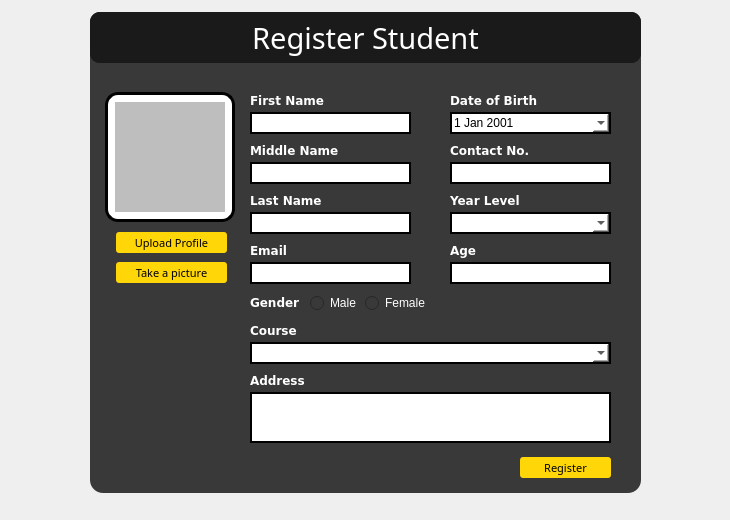
      <widget class="QWidget" name="Register">
       <widget class="QLabel" name="label_5">
        <property name="geometry">
         <rect>
          <x>0</x>
          <y>0</y>
          <width>721</width>
          <height>511</height>
         </rect>
        </property>
        <property name="styleSheet">
         <string notr="true"/>
        </property>
        <property name="text">
         <string/>
        </property>
        <property name="pixmap">
         <pixmap>images/school2.png</pixmap>
        </property>
        <property name="scaledContents">
         <bool>true</bool>
        </property>
       </widget>
       <widget class="QFrame" name="frame_5">
        <property name="geometry">
         <rect>
          <x>90</x>
          <y>12</y>
          <width>551</width>
          <height>481</height>
         </rect>
        </property>
        <property name="styleSheet">
         <string notr="true">background-color:rgb(57, 57, 57);border-radius:13px</string>
        </property>
        <property name="frameShape">
         <enum>QFrame::StyledPanel</enum>
        </property>
        <property name="frameShadow">
         <enum>QFrame::Raised</enum>
        </property>
        <widget class="QPushButton" name="btnRegisterStudent">
         <property name="geometry">
          <rect>
           <x>430</x>
           <y>445</y>
           <width>91</width>
           <height>21</height>
          </rect>
         </property>
         <property name="font">
          <font>
           <family>Arial Black</family>
           <pointsize>8</pointsize>
          </font>
         </property>
         <property name="styleSheet">
          <string notr="true">QPushButton
{
background-color:rgb(255, 214, 8);
color:black; border-radius:3px
}

QPushButton::pressed
{
background-color : black;
color:rgb(255, 214, 8)
}</string>
         </property>
         <property name="text">
          <string>Register</string>
         </property>
        </widget>
        <widget class="QFrame" name="frame_6">
         <property name="geometry">
          <rect>
           <x>0</x>
           <y>0</y>
           <width>551</width>
           <height>51</height>
          </rect>
         </property>
         <property name="styleSheet">
          <string notr="true">background-color:rgb(26, 26, 26);border-radius:10px</string>
         </property>
         <property name="frameShape">
          <enum>QFrame::StyledPanel</enum>
         </property>
         <property name="frameShadow">
          <enum>QFrame::Raised</enum>
         </property>
         <widget class="QPushButton" name="pushButton_7">
          <property name="geometry">
           <rect>
            <x>810</x>
            <y>20</y>
            <width>31</width>
            <height>28</height>
           </rect>
          </property>
          <property name="font">
           <font>
            <family>Lucida Console</family>
            <pointsize>9</pointsize>
            <weight>75</weight>
            <bold>true</bold>
           </font>
          </property>
          <property name="styleSheet">
           <string notr="true">color:white</string>
          </property>
          <property name="text">
           <string>x</string>
          </property>
          <property name="flat">
           <bool>true</bool>
          </property>
         </widget>
         <widget class="QLabel" name="label_6">
          <property name="geometry">
           <rect>
            <x>0</x>
            <y>0</y>
            <width>551</width>
            <height>51</height>
           </rect>
          </property>
          <property name="font">
           <font>
            <family>Impact</family>
            <pointsize>22</pointsize>
           </font>
          </property>
          <property name="styleSheet">
           <string notr="true">color:white
</string>
          </property>
          <property name="text">
           <string>Register Student</string>
          </property>
          <property name="alignment">
           <set>Qt::AlignCenter</set>
          </property>
         </widget>
        </widget>
        <widget class="QLabel" name="label_11">
         <property name="geometry">
          <rect>
           <x>160</x>
           <y>80</y>
           <width>131</width>
           <height>16</height>
          </rect>
         </property>
         <property name="font">
          <font>
           <family>Verdana</family>
           <weight>75</weight>
           <bold>true</bold>
          </font>
         </property>
         <property name="styleSheet">
          <string notr="true">color:white</string>
         </property>
         <property name="text">
          <string>First Name</string>
         </property>
        </widget>
        <widget class="QLineEdit" name="regfname">
         <property name="geometry">
          <rect>
           <x>160</x>
           <y>100</y>
           <width>161</width>
           <height>22</height>
          </rect>
         </property>
         <property name="styleSheet">
          <string notr="true">background-color:white;color:black;border:2px solid black</string>
         </property>
        </widget>
        <widget class="QLabel" name="label_12">
         <property name="geometry">
          <rect>
           <x>160</x>
           <y>130</y>
           <width>131</width>
           <height>16</height>
          </rect>
         </property>
         <property name="font">
          <font>
           <family>Verdana</family>
           <weight>75</weight>
           <bold>true</bold>
          </font>
         </property>
         <property name="styleSheet">
          <string notr="true">color:white</string>
         </property>
         <property name="text">
          <string>Middle Name</string>
         </property>
        </widget>
        <widget class="QLineEdit" name="regmname">
         <property name="geometry">
          <rect>
           <x>160</x>
           <y>150</y>
           <width>161</width>
           <height>22</height>
          </rect>
         </property>
         <property name="styleSheet">
          <string notr="true">background-color:white;color:black;border:2px solid black</string>
         </property>
        </widget>
        <widget class="QLabel" name="label_13">
         <property name="geometry">
          <rect>
           <x>160</x>
           <y>180</y>
           <width>131</width>
           <height>16</height>
          </rect>
         </property>
         <property name="font">
          <font>
           <family>Verdana</family>
           <weight>75</weight>
           <bold>true</bold>
          </font>
         </property>
         <property name="styleSheet">
          <string notr="true">color:white</string>
         </property>
         <property name="text">
          <string>Last Name</string>
         </property>
        </widget>
        <widget class="QLineEdit" name="reglname">
         <property name="geometry">
          <rect>
           <x>160</x>
           <y>200</y>
           <width>161</width>
           <height>22</height>
          </rect>
         </property>
         <property name="styleSheet">
          <string notr="true">background-color:white;color:black;border:2px solid black</string>
         </property>
        </widget>
        <widget class="QLabel" name="label_14">
         <property name="geometry">
          <rect>
           <x>160</x>
           <y>310</y>
           <width>131</width>
           <height>16</height>
          </rect>
         </property>
         <property name="font">
          <font>
           <family>Verdana</family>
           <weight>75</weight>
           <bold>true</bold>
          </font>
         </property>
         <property name="styleSheet">
          <string notr="true">color:white</string>
         </property>
         <property name="text">
          <string>Course</string>
         </property>
        </widget>
        <widget class="QComboBox" name="regcourse">
         <property name="geometry">
          <rect>
           <x>160</x>
           <y>330</y>
           <width>361</width>
           <height>22</height>
          </rect>
         </property>
         <property name="styleSheet">
          <string notr="true">background-color:white;color:black;border:2px solid black</string>
         </property>
        </widget>
        <widget class="QComboBox" name="regyear">
         <property name="geometry">
          <rect>
           <x>360</x>
           <y>200</y>
           <width>161</width>
           <height>22</height>
          </rect>
         </property>
         <property name="styleSheet">
          <string notr="true">background-color:white;color:black;border:2px solid black</string>
         </property>
        </widget>
        <widget class="QLabel" name="label_15">
         <property name="geometry">
          <rect>
           <x>360</x>
           <y>180</y>
           <width>131</width>
           <height>16</height>
          </rect>
         </property>
         <property name="font">
          <font>
           <family>Verdana</family>
           <weight>75</weight>
           <bold>true</bold>
          </font>
         </property>
         <property name="styleSheet">
          <string notr="true">color:white</string>
         </property>
         <property name="text">
          <string>Year Level</string>
         </property>
        </widget>
        <widget class="QLineEdit" name="regage">
         <property name="geometry">
          <rect>
           <x>360</x>
           <y>250</y>
           <width>161</width>
           <height>22</height>
          </rect>
         </property>
         <property name="styleSheet">
          <string notr="true">background-color:white;color:black;border:2px solid black</string>
         </property>
        </widget>
        <widget class="QLabel" name="label_16">
         <property name="geometry">
          <rect>
           <x>360</x>
           <y>230</y>
           <width>131</width>
           <height>16</height>
          </rect>
         </property>
         <property name="font">
          <font>
           <family>Verdana</family>
           <weight>75</weight>
           <bold>true</bold>
          </font>
         </property>
         <property name="styleSheet">
          <string notr="true">color:white</string>
         </property>
         <property name="text">
          <string>Age</string>
         </property>
        </widget>
        <widget class="QLineEdit" name="regemail">
         <property name="geometry">
          <rect>
           <x>160</x>
           <y>250</y>
           <width>161</width>
           <height>22</height>
          </rect>
         </property>
         <property name="styleSheet">
          <string notr="true">background-color:white;color:black;border:2px solid black</string>
         </property>
        </widget>
        <widget class="QLabel" name="label_17">
         <property name="geometry">
          <rect>
           <x>160</x>
           <y>230</y>
           <width>131</width>
           <height>16</height>
          </rect>
         </property>
         <property name="font">
          <font>
           <family>Verdana</family>
           <weight>75</weight>
           <bold>true</bold>
          </font>
         </property>
         <property name="styleSheet">
          <string notr="true">color:white</string>
         </property>
         <property name="text">
          <string>Email</string>
         </property>
        </widget>
        <widget class="QLineEdit" name="regcontact">
         <property name="geometry">
          <rect>
           <x>360</x>
           <y>150</y>
           <width>161</width>
           <height>22</height>
          </rect>
         </property>
         <property name="styleSheet">
          <string notr="true">background-color:white;color:black;border:2px solid black</string>
         </property>
        </widget>
        <widget class="QLabel" name="label_18">
         <property name="geometry">
          <rect>
           <x>360</x>
           <y>130</y>
           <width>131</width>
           <height>16</height>
          </rect>
         </property>
         <property name="font">
          <font>
           <family>Verdana</family>
           <weight>75</weight>
           <bold>true</bold>
          </font>
         </property>
         <property name="styleSheet">
          <string notr="true">color:white</string>
         </property>
         <property name="text">
          <string>Contact No.</string>
         </property>
        </widget>
        <widget class="QLabel" name="label_19">
         <property name="geometry">
          <rect>
           <x>160</x>
           <y>360</y>
           <width>131</width>
           <height>16</height>
          </rect>
         </property>
         <property name="font">
          <font>
           <family>Verdana</family>
           <weight>75</weight>
           <bold>true</bold>
          </font>
         </property>
         <property name="styleSheet">
          <string notr="true">color:white</string>
         </property>
         <property name="text">
          <string>Address</string>
         </property>
        </widget>
        <widget class="QTextEdit" name="regaddress">
         <property name="geometry">
          <rect>
           <x>160</x>
           <y>380</y>
           <width>361</width>
           <height>51</height>
          </rect>
         </property>
         <property name="styleSheet">
          <string notr="true">background-color:white;color:black;border:2px solid black;border-radius:None</string>
         </property>
        </widget>
        <widget class="QFrame" name="frame_4">
         <property name="geometry">
          <rect>
           <x>15</x>
           <y>80</y>
           <width>130</width>
           <height>130</height>
          </rect>
         </property>
         <property name="minimumSize">
          <size>
           <width>130</width>
           <height>130</height>
          </size>
         </property>
         <property name="maximumSize">
          <size>
           <width>130</width>
           <height>130</height>
          </size>
         </property>
         <property name="styleSheet">
          <string notr="true">background-color:white;color:black;border:3px solid black</string>
         </property>
         <property name="frameShape">
          <enum>QFrame::StyledPanel</enum>
         </property>
         <property name="frameShadow">
          <enum>QFrame::Raised</enum>
         </property>
         <widget class="QPushButton" name="ImageButton">
          <property name="geometry">
           <rect>
            <x>10</x>
            <y>10</y>
            <width>110</width>
            <height>110</height>
           </rect>
          </property>
          <property name="styleSheet">
           <string notr="true">border:none;background-color:rgb(190, 190, 190);border-radius:0px</string>
          </property>
          <property name="text">
           <string/>
          </property>
          <property name="iconSize">
           <size>
            <width>110</width>
            <height>110</height>
           </size>
          </property>
         </widget>
        </widget>
        <widget class="QPushButton" name="btnUploadProfile">
         <property name="geometry">
          <rect>
           <x>26</x>
           <y>220</y>
           <width>111</width>
           <height>21</height>
          </rect>
         </property>
         <property name="font">
          <font>
           <family>Arial Black</family>
           <pointsize>8</pointsize>
          </font>
         </property>
         <property name="styleSheet">
          <string notr="true">QPushButton
{
background-color:rgb(255, 214, 8);
color:black; border-radius:3px
}

QPushButton::pressed
{
background-color : black;
color:rgb(255, 214, 8)
}</string>
         </property>
         <property name="text">
          <string>Upload Profile</string>
         </property>
        </widget>
        <widget class="QPushButton" name="btnTakePicture">
         <property name="geometry">
          <rect>
           <x>26</x>
           <y>250</y>
           <width>111</width>
           <height>21</height>
          </rect>
         </property>
         <property name="font">
          <font>
           <family>Arial Black</family>
           <pointsize>8</pointsize>
          </font>
         </property>
         <property name="styleSheet">
          <string notr="true">QPushButton
{
background-color:rgb(255, 214, 8);
color:black; border-radius:3px
}

QPushButton::pressed
{
background-color : black;
color:rgb(255, 214, 8)
}</string>
         </property>
         <property name="text">
          <string>Take a picture</string>
         </property>
        </widget>
        <widget class="QLabel" name="label_20">
         <property name="geometry">
          <rect>
           <x>360</x>
           <y>80</y>
           <width>131</width>
           <height>16</height>
          </rect>
         </property>
         <property name="font">
          <font>
           <family>Verdana</family>
           <weight>75</weight>
           <bold>true</bold>
          </font>
         </property>
         <property name="styleSheet">
          <string notr="true">color:white</string>
         </property>
         <property name="text">
          <string>Date of Birth</string>
         </property>
        </widget>
        <widget class="QDateEdit" name="regbirthdate">
         <property name="geometry">
          <rect>
           <x>360</x>
           <y>100</y>
           <width>161</width>
           <height>22</height>
          </rect>
         </property>
         <property name="styleSheet">
          <string notr="true">background-color:white;color:black;border:2px solid black</string>
         </property>
         <property name="calendarPopup">
          <bool>true</bool>
         </property>
         <property name="date">
          <date>
           <year>2001</year>
           <month>1</month>
           <day>1</day>
          </date>
         </property>
        </widget>
        <widget class="QLabel" name="label_34">
         <property name="geometry">
          <rect>
           <x>160</x>
           <y>280</y>
           <width>51</width>
           <height>20</height>
          </rect>
         </property>
         <property name="font">
          <font>
           <family>Verdana</family>
           <weight>75</weight>
           <bold>true</bold>
          </font>
         </property>
         <property name="styleSheet">
          <string notr="true">color:white</string>
         </property>
         <property name="text">
          <string>Gender</string>
         </property>
        </widget>
        <widget class="QRadioButton" name="regmale">
         <property name="geometry">
          <rect>
           <x>220</x>
           <y>283</y>
           <width>50</width>
           <height>16</height>
          </rect>
         </property>
         <property name="styleSheet">
          <string notr="true">color:white;</string>
         </property>
         <property name="text">
          <string>Male</string>
         </property>
        </widget>
        <widget class="QRadioButton" name="regfemale">
         <property name="geometry">
          <rect>
           <x>275</x>
           <y>283</y>
           <width>65</width>
           <height>16</height>
          </rect>
         </property>
         <property name="styleSheet">
          <string notr="true">color:white;</string>
         </property>
         <property name="text">
          <string>Female</string>
         </property>
        </widget>
       </widget>
      </widget>
